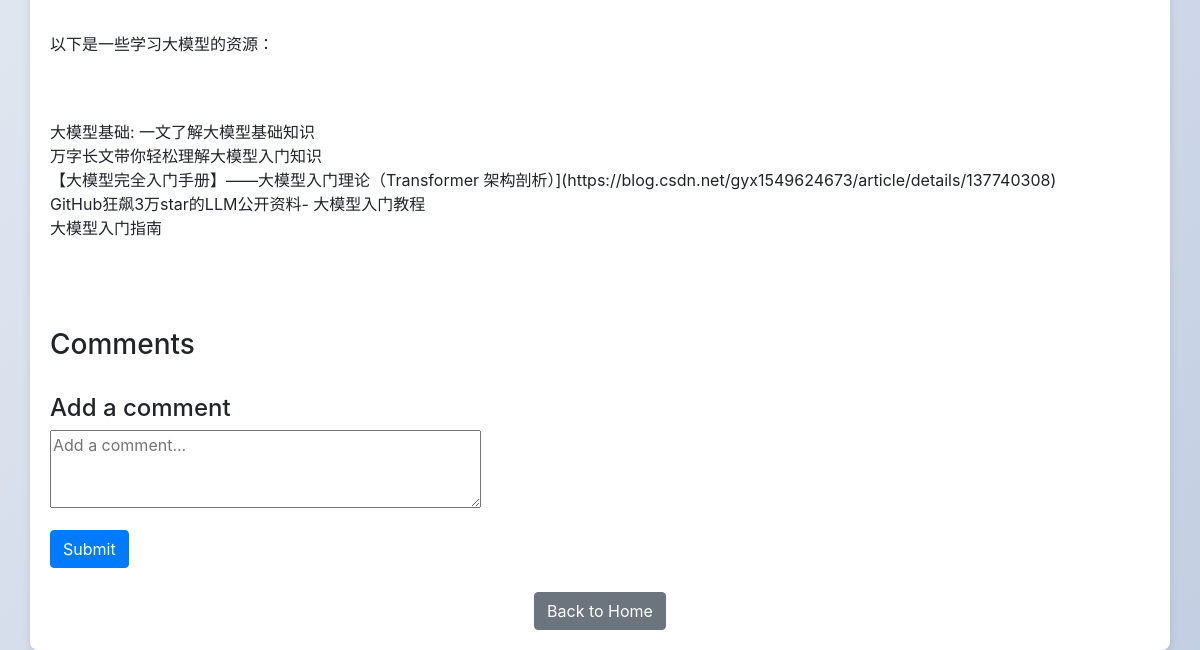
/article/4/ (lower part), run on an earlier commit of the app's database.
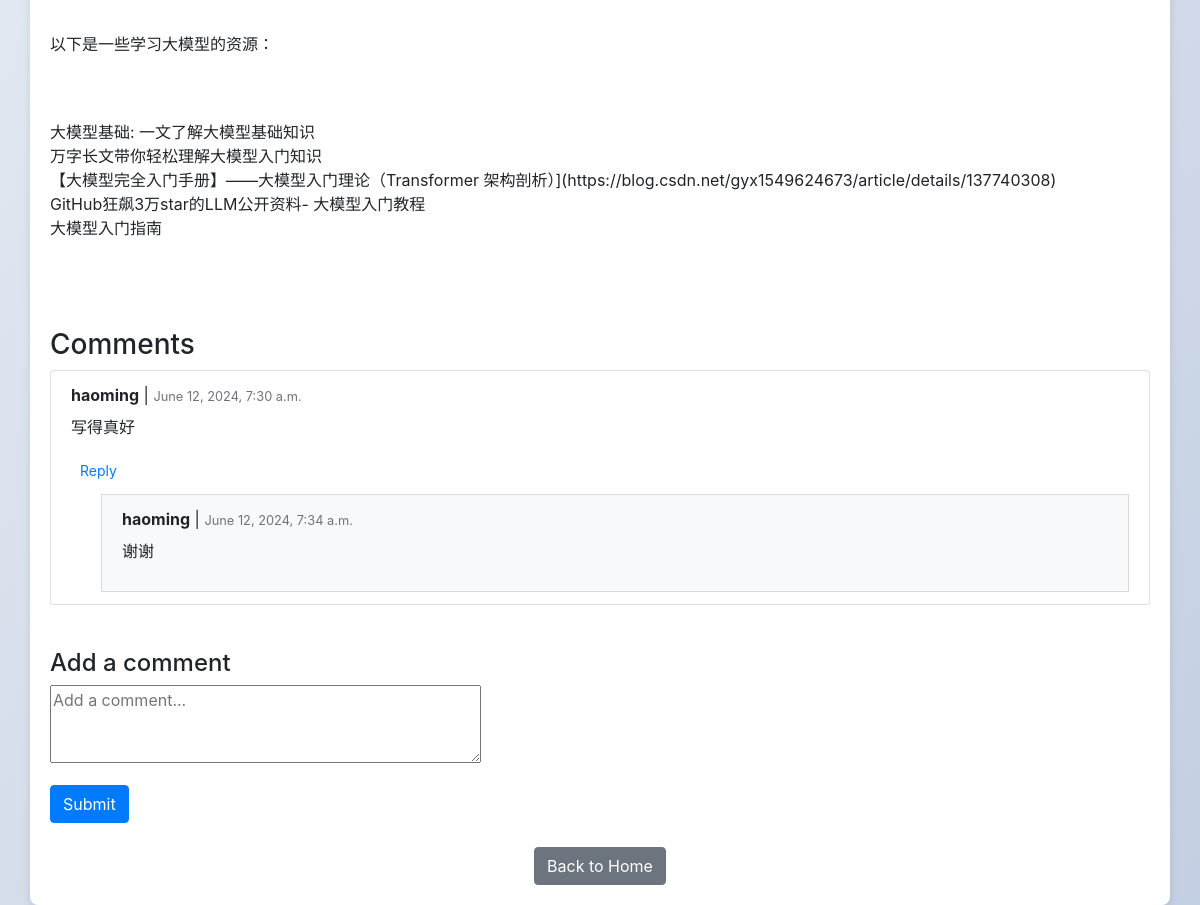
And on a later commit of the database.
### app01/models.py (models this page shows, shortened)
class Comment(models.Model):
    article = models.ForeignKey(Article, related_name='comments', on_delete=models.CASCADE)
    author = models.ForeignKey(User, on_delete=models.CASCADE)
    content = models.TextField()
    publish_time = models.DateTimeField(auto_now_add=True)
    parent = models.ForeignKey('self', null=True, blank=True, related_name='replies', on_delete=models.CASCADE)

### app01/views.py (the view)
# urls.py: path('article/<int:article_id>/', views.article_detail, name='article_detail'),
def article_detail(request, article_id):
    article = get_object_or_404(Article, id=article_id)
    comments = article.comments.filter(parent__isnull=True)
    if request.method == 'POST':
        comment_form = CommentForm(request.POST)
        if comment_form.is_valid():
            new_comment = comment_form.save(commit=False)
            new_comment.article = article
            new_comment.author = request.user
            parent_id = request.POST.get('parent_id')
            if parent_id:
                new_comment.parent = Comment.objects.get(id=parent_id)
            new_comment.save()
            return redirect('article_detail', article_id=article.id)
    else:
        comment_form = CommentForm()
    return render(request, 'article_detail.html', {
        'article': article,
        'comments': comments,
        'comment_form': comment_form
    })

### app01/forms.py
class CommentForm(forms.ModelForm):
    class Meta:
        model = Comment
        fields = ['content']
        widgets = {
            'content': forms.Textarea(attrs={'rows': 3, 'placeholder': 'Add a comment...'})
        }

### app01/templates/article_detail.html (shortened to what this page needs)
<!DOCTYPE html>
<html lang="en">
<head>
    <link href="https://maxcdn.bootstrapcdn.com/bootstrap/4.5.2/css/bootstrap.min.css" rel="stylesheet">
    <link href="/static/css/article_detail.css?version=1.1.0" rel="stylesheet">
</head>
<body>
    <div class="container mt-4">
        <div class="article-content mb-5">
            {{ article.content|linebreaks }}
        </div>
        <div class="comments-section">
            <h3>Comments</h3>
            <div class="list-group">
                {% for comment in comments %}
                    <div class="list-group-item comment">
                        <strong>{{ comment.author.username }}</strong> | <small class="text-muted">{{ comment.publish_time }}</small>
                        <p class="mt-2">{{ comment.content }}</p>
                        <button class="btn btn-sm btn-link reply-btn" data-comment-id="{{ comment.id }}">Reply</button>
                        {% for reply in comment.replies.all %}
                            <div class="list-group-item comment-reply bg-light mt-2">
                                <strong>{{ reply.author.username }}</strong> | <small class="text-muted">{{ reply.publish_time }}</small>
                                <p class="mt-2">{{ reply.content }}</p>
                            </div>
                        {% endfor %}
                    </div>
                {% endfor %}
            </div>
            <h4 class="mt-4">Add a comment</h4>
            <form method="POST" action="{% url 'article_detail' article.id %}">
                <div class="form-group">
                    {{ comment_form.content }}
                </div>
                <button type="submit" class="btn btn-primary">Submit</button>
            </form>
        </div>
        <div class="text-center mt-4">
            <a href="{% url 'home' %}" class="btn btn-secondary">Back to Home</a>
        </div>
    </div>
</body>
</html>

What changed in the data, as far as the page shows it:
added Comment: author.username "haoming", publish_time "June 12, 2024, 7:30 a.m.", content "写得真好", shown under "Comments"
added Comment: author.username "haoming", publish_time "June 12, 2024, 7:34 a.m.", content "谢谢"
